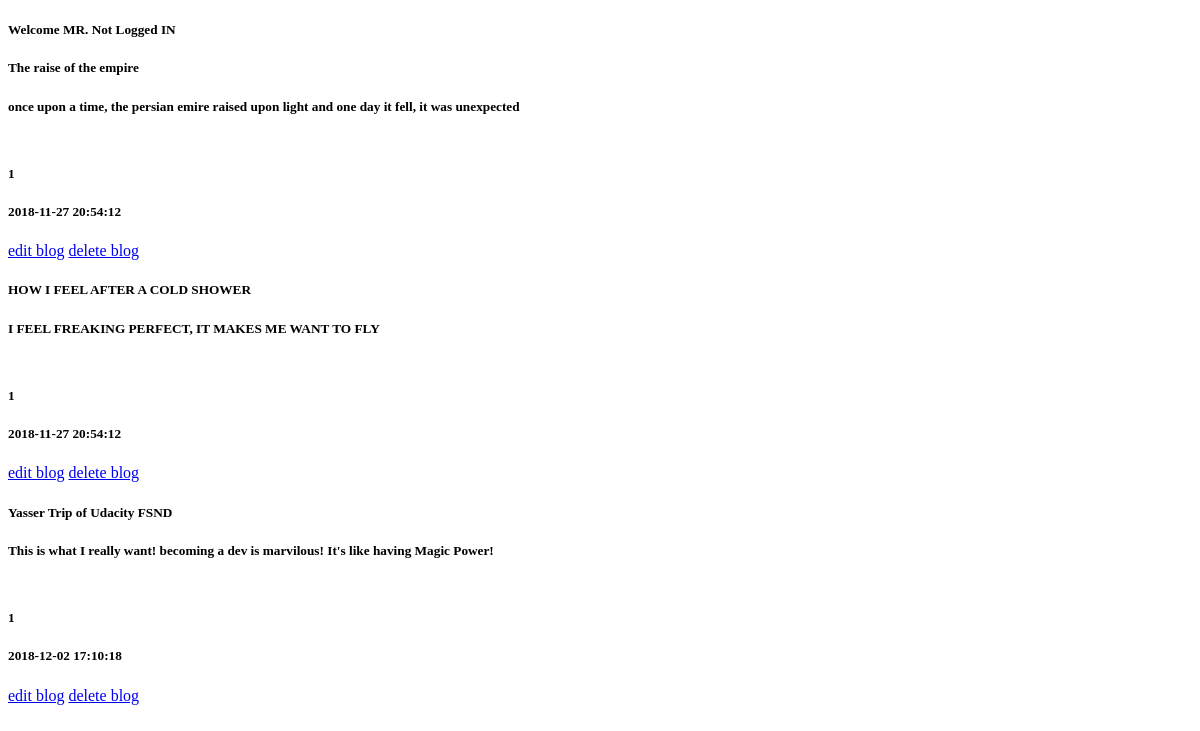
The app's page /blogs, older data.
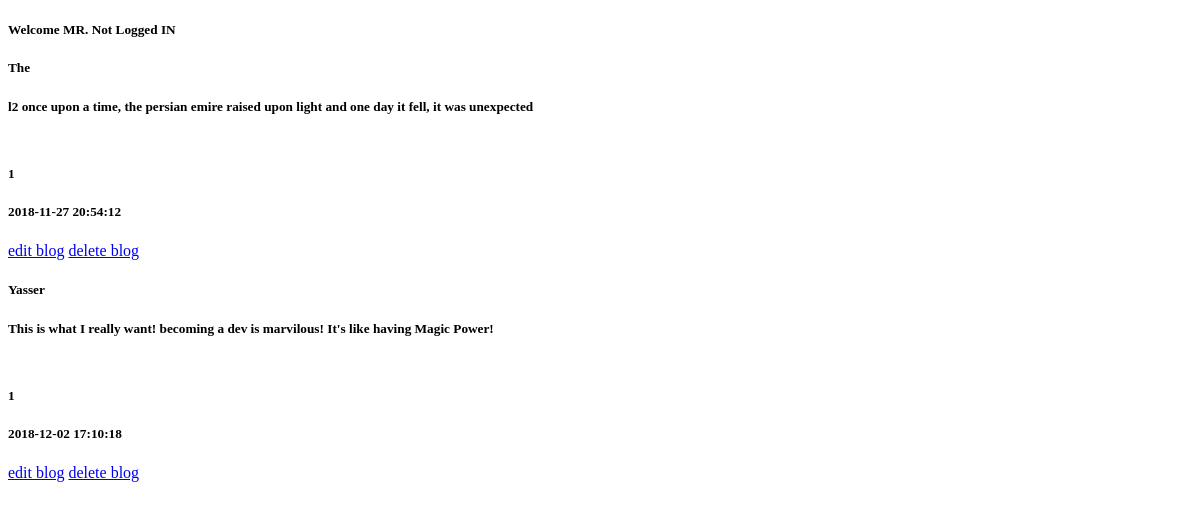
The same page, newer data.
### database_setup.py (models this page shows, shortened)
class Post(Base):
    __tablename__ = 'post'
    id = Column(Integer, primary_key=True)
    uid = Column(Integer, ForeignKey('user.id'))
    title = Column(String(250), nullable=False)
    content = Column(String(5000), nullable=False)
    type = Column(String(30))
    status = Column(String(30))
    time_created = Column(DateTime(timezone=True), server_default=func.now())
    time_updated = Column(DateTime(timezone=True), onupdate=func.now())
    user = relationship(User)

### application.py (the view)
@app.route('/')
@app.route('/blogs')
def main():
    log('200')
    posts = session.query(Post).all()
    username = 'Not Logged IN'
    if 'username' in login_session:
        username = login_session['username']
        email = login_session['email']
        user_id = login_session['id']
    return render_template('index.html', posts=posts, username=username)

### application.py (called while the page is built)
def log(response):
    ip = request.remote_addr
    url = request.url
    response = response
    new_log = Log(ip=ip, url=url, response=response)
    session.add(new_log)
    try:
        session.commit()
    except:
        session.rollback()
        raise

### templates/index.html (shortened to what this page needs)
<!DOCTYPE html>
<html>
  <head>
  </head>
  <body>
  <h5> Welcome MR. {{username}} </h5>
  {% for post in posts %}
  <h5> {{post.title}}  <h5>
  <p> {{post.content}} </p>
  <br>
  <h5> {{post.uid}} <h5>
  <h5> {{post.time_created}} <h5>
  <a href="{{url_for('edit_blog', post_id = post.id)}}">edit blog</a>
  <a href="{{url_for('delete_blog', post_id = post.id)}}">delete blog </a>
  {% endfor %}
  </body>
</html>

Row changes from the older to the newer data that the page shows:
removed Post: title "HOW I FEEL AFTER A COLD SHOWER", content "I FEEL FREAKING PERFECT, IT MAKES ME WANT TO FLY", uid "1", time_created "2018-11-27 20:54:12"
changed Post: title "The raise of the empire" → "The"; content "once upon a time, the persian emire raised upon light and one day it fell, it was unexpected" → "l2 once upon a time, the persian emire raised upon light and one day it fell, it was unexpected"
changed Post: title "Yasser Trip of Udacity FSND" → "Yasser"
